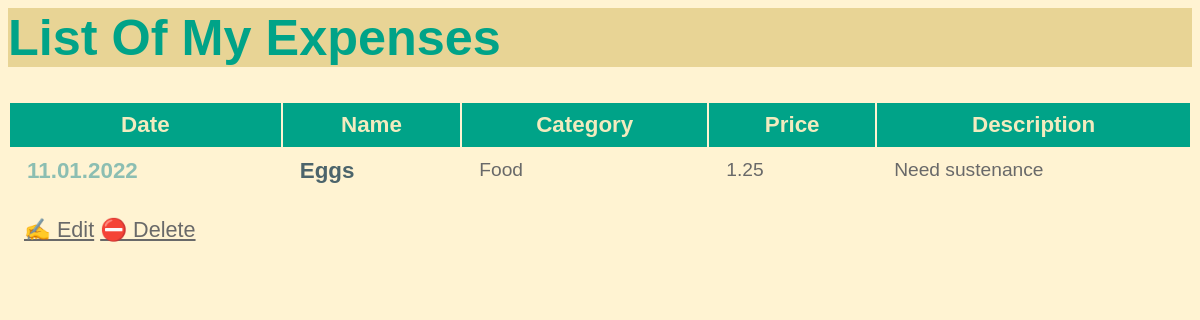
Screenshot of /expense/5 with the database file from the repository.
### expenses/models.py (models this page shows, shortened)
class Expense(models.Model):
    name = models.CharField(max_length=200)
    category = models.CharField(max_length=200)
    price = models.FloatField()
    date = models.DateTimeField(default=timezone.now())
    description = models.TextField(default=None, blank=True, null=True)

### expenses/views.py (the view)
class ExpenseDetailView(DetailView):
    model = Expense

### expenses/templates/expenses/expense_detail.html
{% extends "expenses/base.html" %}
{% block content %}
    <article>
        <table>
            <thead>
                <tr>
                     <th>
                        <h2>Date</h2>
                    </th>
                    <th>
                        <h2>Name</h2>
                    </th>
                    <th>
                        <h2>Category</h2>
                    </th>
                    <th>
                        <h2>Price</h2>
                    </th>
                    <th>
                        <h2>Description</h2>
                    </th>
                 </tr>
            </thead>
            <tbody>
                <tr>
                    <td>
                        <h2 class="mark">{{ expense.date|date:'d.m.Y' }}</h2>
                    </td>
                    <td>
                        <h3>{{ expense.name }}</h3>
                    </td>
                    <td>
                        <p>{{ expense.category }}</p>
                    </td>
                    <td>
                        <p>{{ expense.price }}</p>
                    </td>
                    <td>
                        <p>{{ expense.description }}</p>
                    </td>
                </tr>
            </tbody>
        </table>
    </article>
    <p>
    <a href="{% url 'expense-update' expense.id %}">✍️ Edit</a>
    <a href="{% url 'expense-delete' expense.id %}">⛔ Delete</a>
    </p>
{% endblock %}

### expenses/static/css/expense_tracker.css (style rules this page uses)
* { box-sizing: border-box; }
body { font-family: sans-serif; font-size: 18px; }
a { color: inherit; }
h2, h3 { font-size: 1.4em; margin: 0; display: inline-block; padding: 0.5rem 1rem; vertical-align: top; }
h2 { background-color: aquamarine; }
.mark { background-color: inherit; color: #8CBEB2; }
article { margin-bottom: 0.5rem; }
p { font-size: 1.2em; padding-left: 1rem; line-height: 1.3em; max-width: 36rem; color: dimgray; }
table { width: 100%; }
table thead { background: #00A388; }
table thead h2 { background-color: #00A388; color: #F2EBBF; }
table tbody { color: #39403B; color: #4C646B; }
.custom-body { background: #FFF3D2; }

### rows the page displays
Expense: date "11.01.2022", name "Eggs", category "Food", price "1.25", description "Need sustenance"
